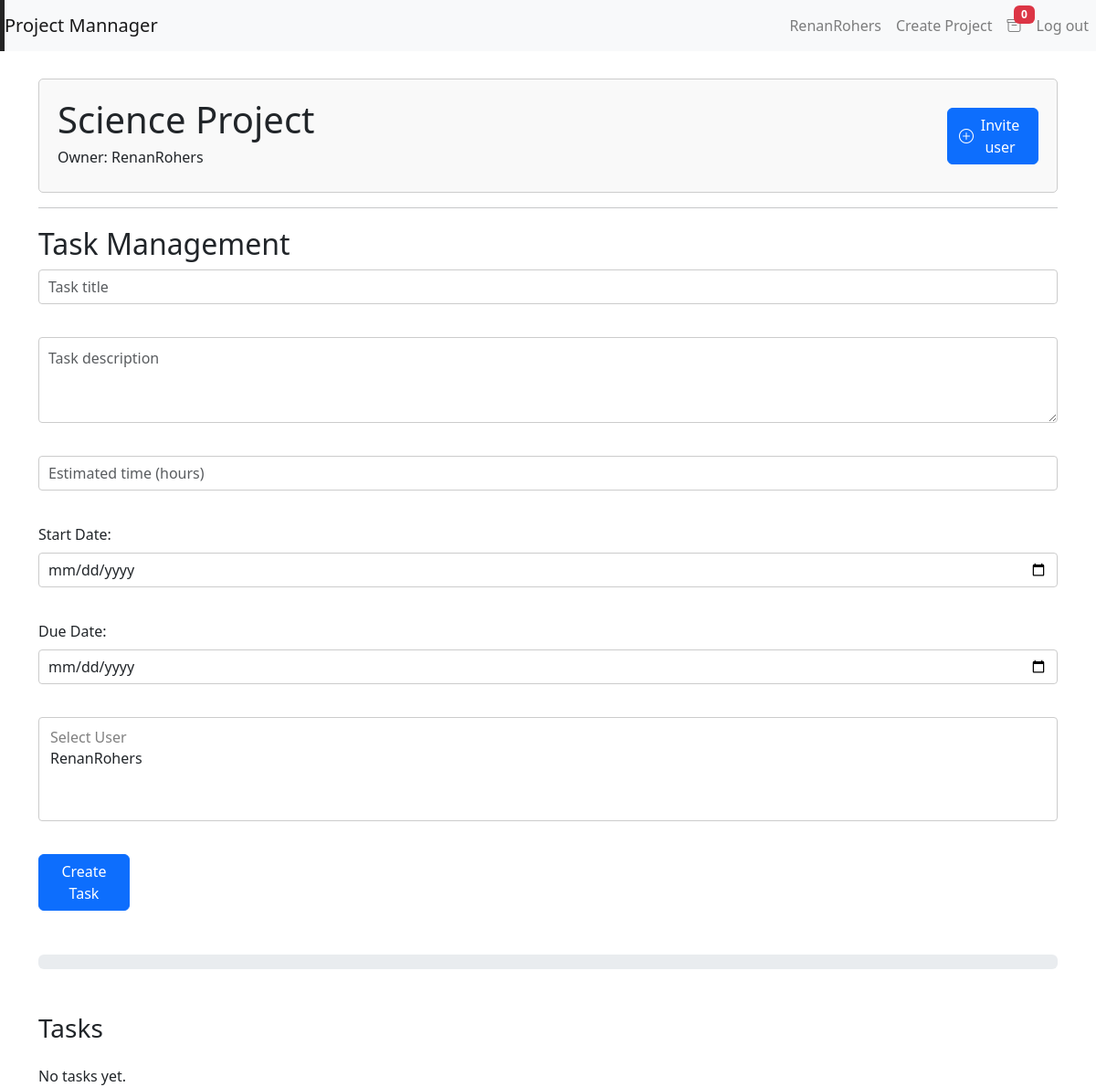
Page /project/16 (signed in) on the committed database.
### capstone/models.py (models this page shows, shortened)
class User(AbstractUser):
    pass

class Project(models.Model):
    name = models.CharField(max_length=70)
    description = models.CharField(max_length=250)
    owner = models.ForeignKey(User, on_delete=models.CASCADE, related_name='owner_projects')
    members = models.ManyToManyField(User, blank=True, null=True, related_name="members")
    created_at = models.DateTimeField(auto_now_add=True)

### capstone/views.py (the view)
# urls.py: path("project/<int:id>", views.project, name="project"),
@login_required
def project(request,id):
    current_user = request.user
    project = Project.objects.get(pk = id)
    members = project.members.all()
    all_users = User.objects.all()
    inbox_invites = Invite.objects.filter(invite_to = current_user, accepted = False)
    all_tasks = Task.objects.filter(project = project)
    current_date = datetime.now().date()
    for task in all_tasks:
        task.overdue = task.due_date < current_date
    completed_tasks = all_tasks.filter(complete = True)
    total_tasks = all_tasks.count()
    completed_tasks_count = completed_tasks.count()
    if total_tasks == 0:
        completion_percentage = 0
    else:
        completion_percentage = (completed_tasks_count / total_tasks) * 100
        completion_percentage = round(completion_percentage, 2)
    comments = Comments.objects.all()
    return render(request, 'capstone/project.html',{
        "project": project,
        "all_users": all_users,
        "invites": inbox_invites,
        "members": members,
        "all_tasks": all_tasks,
        "completion_percentage": completion_percentage,
        "comments": comments,
    })

### capstone/templates/capstone/project.html (shortened to what this page needs)
{% extends "capstone/layout.html" %}
{% block body %}
    <div class="project-details d-flex justify-content-between align-items-center">
        <div>
            <h1>{{ project.name }}</h1>
            <h6>Owner: {{ project.owner }}</h6>
        </div>
        {% if user == project.owner %}
            <div class="invite-box d-flex align-items-center">
                <button id="invite-btn" class="btn btn-primary">
                    <i class="bi bi-plus-circle"></i> Invite user
                </button>
            </div>
        {% endif %}
    </div>
    <hr>
    {% if user == project.owner %}
            <h2>Task Management</h2>
            <div class="task-form">
                <form action="{% url 'add_task' id=project.id %}" method="post">
                    <div class="form-group">
                        <input type="text" name="title" id="taskTitle" class="form-control" placeholder="Task title">
                    </div>
                    <div class="form-group">
                        <textarea id="taskDescription" name="description" class="form-control" placeholder="Task description" rows="3"></textarea>
                    </div>
                    <div class="form-group">
                        <input type="number" name="time" id="taskTime" class="form-control" placeholder="Estimated time (hours)">
                    </div>
                    <div class="form-group">
                        <label for="start_date">Start Date:</label>
                        <input type="date" id="start_date" name="start_date" class="form-control">
                    </div>
                    <div class="form-group">
                        <label for="due_date">Due Date:</label>
                        <input type="date" id="due_date" name="due_date" class="form-control">
                    </div>
                    <div class="form-group">
                        <select id="taskMembers" name="taskMembers" class="form-select" multiple>
                            <option disabled>Select User</option>
                            {% for user in project.members.all %}
                                    <option value="{{ user.id }}">{{ user.username }}</option>
                            {% endfor %}
                        </select>
                    </div>
                    <button type="submit" id="createTaskBtn" class="btn btn-primary btn-block">Create Task</button>
                </form>
            </div>
    {% endif %}
    <div class="progress mt-5" id="progress-bar-container" role="progressbar" aria-label="Task completion progress" aria-valuenow="{{ completion_percentage }}" aria-valuemin="0" aria-valuemax="100">
    </div>
        <div class="task-list mt-5">
            <h3 class="mb-4">Tasks</h3>
            <ul class="list-group">
                {% for task in all_tasks %}
                    <li id="task-{{ task.id }}" class="list-group-item mb-3 rounded shadow-sm {% if task.overdue and not task.complete %}task-overdue{% elif task.complete %} complete-task-container {% else %} task-ontime {% endif %}">
                        <div class="task-item">
                            <div id="task-info-{{task.id}}" class="task-info">
                                <h4 id="infoTitle-{{task.id}}" class="task-title">{{ task.title }}</h4>
                                <p id="infoDescription-{{task.id}}" class="task-description">{{ task.description }}</p>
                                <p class="task-dates">
                                    <strong>Start Date:</strong><p id="info_start-{{task.id}}">{{ task.start_date|date:"Y-m-d" }}</p> <br>
                                    <strong>Due Date:</strong> <p id="info_due-{{task.id}}">{{ task.due_date|date:"Y-m-d" }}</p>
                                </p>
                                <p class="task-members">
                                    <strong>Team members:</strong>
                                    {% for member in task.members.all %}
                                        <span>{{ member.username }}.</span>
                                    {% endfor %}
                                </p>
                                <p class="task-time" id="infoTime-{{task.id}}">Estimated Time: {{task.time}} Hours</p>
                            </div>
                            <div id="edit-{{task.id}}" class="edit-form">
                                <div class="form-group">
                                    <label>Title</label>
                                    <input type="text" name="title" id="taskTitle-{{task.id}}" class="form-control" value="{{task.title}}" placeholder="Task title">
                                </div>
                                <div class="form-group">
                                    <label>Description</label>
                                    <textarea id="taskDescription-{{task.id}}"  name="description" class="form-control" placeholder="Task description" rows="3">{{ task.description }}</textarea>
                                </div>
                                <div class="form-group">
                                    <label>Time</label>
                                    <input type="number" name="time" value="{{task.time}}" id="taskTime-{{task.id}}" class="form-control" placeholder="Estimated time (hours)">
                                </div>
                                <div class="form-group">
                                    <label for="start_date">Start Date:</label>
                                    <input type="date" value="{{ task.start_date|date:"Y-m-d" }}" id="start_date-{{task.id}}" name="start_date" class="form-control">
                                </div>
                                <div class="form-group">
                                    <label for="due_date">Due Date:</label>
                                    <input type="date"  value="{{ task.due_date|date:"Y-m-d" }}" id="due_date-{{task.id}}" name="due_date" class="form-control">
                                </div>
                            </div>
                            <div class="task-status mt-3">
                                {% if not task.complete %}
                                    {% if user == project.owner or user in task.members.all %}
                                        <div data-task_id="{{ task.id }}" class="complete-task">
                                            <button class="btn btn-success btn-sm">Complete</button>
                                        </div>
                                    {% endif %}
                                {% else %}
                                    <p class="btn btn-dark btn-sm">Completed</p>
                                {% endif %}
                                {% if user == project.owner and not task.complete %}
                                    <div data-task_id="{{ task.id }}" class="edit-task">
                                        <button class="btn btn-primary btn-sm">Edit</button>
                                    </div>
                                {% endif %}
                                {% if user == project.owner %}
                                <div data-task_id="{{ task.id }}" class="delete-task">
                                    <button class="btn btn-danger btn-sm delete-task">Delete</button>
                                </div>
                                {% endif %}
                            </div>
                            {% if not task.complete %}
                                <form id="add-comment-{{task.id}}" action="{% url 'add_comment' id=task.id %}" method="POST">
                                    {% csrf_token %}
                                    <div class="form-group">
                                        <label for="commentTextarea">Add a Comment</label>
                                        <textarea class="form-control" id="comment" name="comment" rows="3" required></textarea>
                                    </div>
                                    <button type="submit" class="btn btn-primary mt-2">Submit</button>
                                </form>
                            {% endif %}
                            {% for comment in comments %}
                                {% if comment.task == task %}
                                    <div class="list-group-item list-group-item-action flex-column mt-2 rounded align-items-start">
                                            <div class="d-flex w-100 justify-content-between">
                                                <h5 class="mb-1">{{ comment.user }}</h5>
                                                <p>{{ comment.timestamp }}</p>
                                            </div>
                                            <p class="mb-1">{{ comment.text }}</p>
                                        </div>
                                {% endif %}
                            {% endfor %}
                        </div>
                    </li>
                {% empty %}
                    <p class="card-text">No tasks yet.</p>
                {% endfor %}
            </ul>
        </div>
{% endblock %}

### capstone/templates/capstone/layout.html (shortened to what this page needs)
{% load static %}
<!DOCTYPE html>
<html lang="en">
<head>
  <link rel="stylesheet" href="https://maxcdn.bootstrapcdn.com/bootstrap/4.5.2/css/bootstrap.min.css">
  <link rel="stylesheet" href="https://stackpath.bootstrapcdn.com/bootstrap/4.5.2/css/bootstrap.min.css">
  <link href="https://cdnjs.cloudflare.com/ajax/libs/bootstrap-icons/1.7.2/font/bootstrap-icons.min.css" rel="stylesheet">
  <link href="{% static 'capstone/styles.css' %}" rel="stylesheet">
  <link href="https://cdn.jsdelivr.net/npm/bootstrap@5.3.3/dist/css/bootstrap.min.css" rel="stylesheet">
</head>
<body>
  <nav class="navbar navbar-expand-lg navbar-light bg-light">
    <a class="navbar-brand mr-2" href="{% url 'index' %}">Project Mannager</a>
    <div class="collapse navbar-collapse" id="navbarNav">
        <ul class="navbar-nav ml-auto">
            {% if user.is_authenticated %}
                <li class="nav-item">
                    <a class="nav-link" href="{% url 'index' %}">{{ user.username }}</a>
                </li>
                <li class="nav-item">
                    <a class="nav-link" href="{% url 'create_project' %}">Create Project</a>
                </li>
                <div id="invite_icon" class="nav-item">
                    <a class="nav-link" href="">
                        <i class="bi bi-archive"></i>
                        <span id="badge_count" class="badge badge-pill badge-danger">{{ invites.count }}</span>
                    </a>
                </div>
                <li class="nav-item">
                    <a class="nav-link" href="{% url 'logout' %}">Log out</a>
                </li>
            {% endif %}
        </ul>
    </div>
</nav>
  <div class="container">
    {% block body %}
    {% endblock %}
  </div>
</body>
</html>

### capstone/static/capstone/styles.css (style rules this page uses)
.container { margin-top: 30px; padding: 0 15px; }
.form-control { border-color: #ccc; }
.btn-primary { background-color: #336699; border-color: #336699; }
.nav-link { position: relative; display: flex; align-items: center; }
.badge { position: absolute; top: -2px; right: -6px; font-size: 0.6rem; }
.btn-primary, .btn-danger { width: 100px; }
.project-details { margin-top: 20px; padding: 20px; border: 1px solid #ccc; border-radius: 5px; background-color: #f9f9f9; }
.invite-box { margin-left: auto; }
.invite-box button { display: flex; align-items: center; }
.task-form { margin-bottom: 20px; }
.task-form form { display: grid; grid-gap: 10px; }
.task-form input, .task-form textarea, .task-form select { width: 100%; padding: 10px; border: 1px solid #ccc; border-radius: 4px; box-sizing: border-box; margin-bottom: 10px; }
.task-list { margin: auto; }
.bg-light { background-color: #5e5e5e !important; border-left: 5px solid #242424 !important; }

### rows in the picture
User: username "RenanRohers", {{ user.id }} 2 (drawn)
Project: name "Science Project", owner "RenanRohers"

### other values in the picture
{{ invites.count }} "0"
